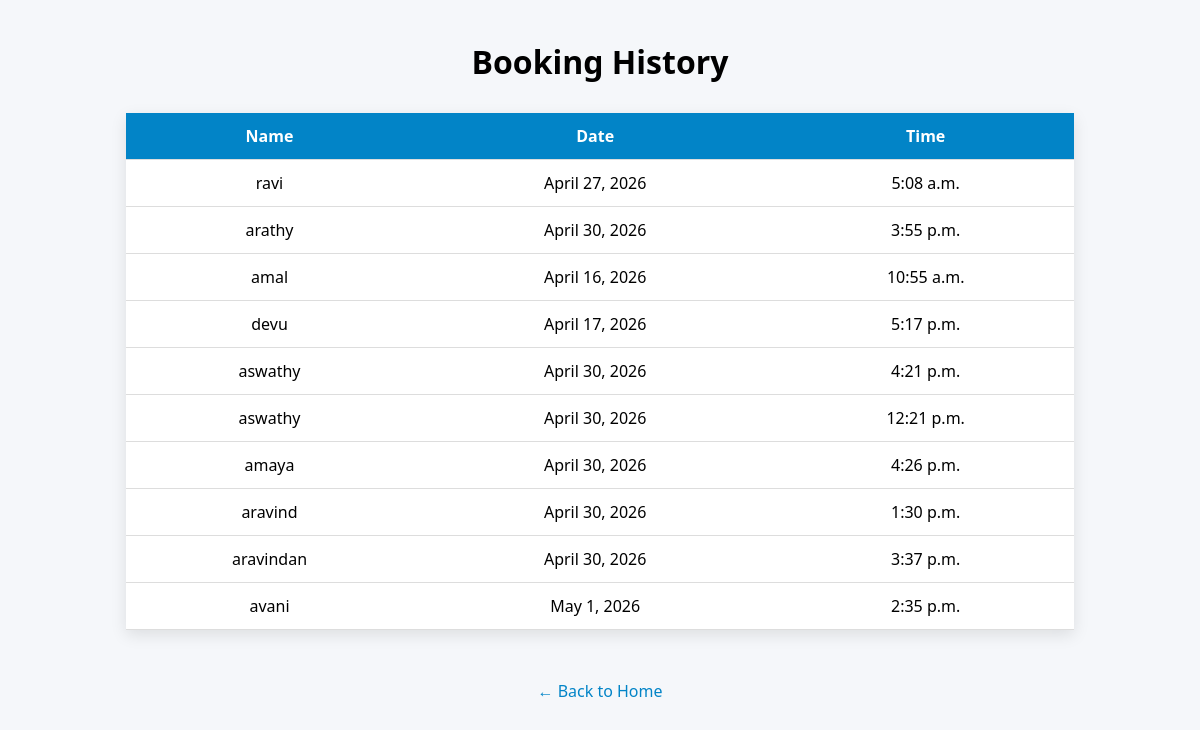
The page /history/ on the database its author committed.
### project/models.py (models this page shows)
class booking(models.Model):
    name=models.CharField(max_length=100)
    date=models.DateField()
    time=models.TimeField()

### project/views.py (the view)
# urls.py: path('history/',views.history,name='history'),
def history(request):
    bookings = booking.objects.all()
    return render(request, 'history.html', {'bookings': bookings})

### templates/history.html (shortened to what this page needs)
<!DOCTYPE html>
<html>
<head>
</head>
<body>
<h1>Booking History</h1>
<table>
    <tr>
        <th>Name</th>
        <th>Date</th>
        <th>Time</th>
    </tr>
    {% for booking in bookings %}
    <tr>
        <td>{{ booking.name }}</td>
        <td>{{ booking.date }}</td>
        <td>{{ booking.time }}</td>
    </tr>
    {% empty %}
    <tr>
        <td colspan="3">No bookings yet</td>
    </tr>
    {% endfor %}
</table>
<a href="/">← Back to Home</a>
</body>
</html>

### templates/history.html (style rules this page uses)
body { font-family: 'Segoe UI', sans-serif; background:#f5f7fa; text-align:center; }
h1 { margin-top:40px; }
table { width:80%; margin:30px auto; border-collapse:collapse; background:white; box-shadow:0px 5px 15px rgba(0,0,0,0.1); }
th, td { padding:12px; border-bottom:1px solid #ddd; }
th { background:#0284c7; color:white; }
a { display:inline-block; margin-top:20px; text-decoration:none; color:#0284c7; }

### rows shown on the page
booking: name "ravi", date "April 27, 2026", time "5:08 a.m."
booking: name "arathy", date "April 30, 2026", time "3:55 p.m."
booking: name "amal", date "April 16, 2026", time "10:55 a.m."
booking: name "devu", date "April 17, 2026", time "5:17 p.m."
booking: name "aswathy", date "April 30, 2026", time "4:21 p.m."
booking: name "aswathy", date "April 30, 2026", time "12:21 p.m."
booking: name "amaya", date "April 30, 2026", time "4:26 p.m."
booking: name "aravind", date "April 30, 2026", time "1:30 p.m."
booking: name "aravindan", date "April 30, 2026", time "3:37 p.m."
booking: name "avani", date "May 1, 2026", time "2:35 p.m."
